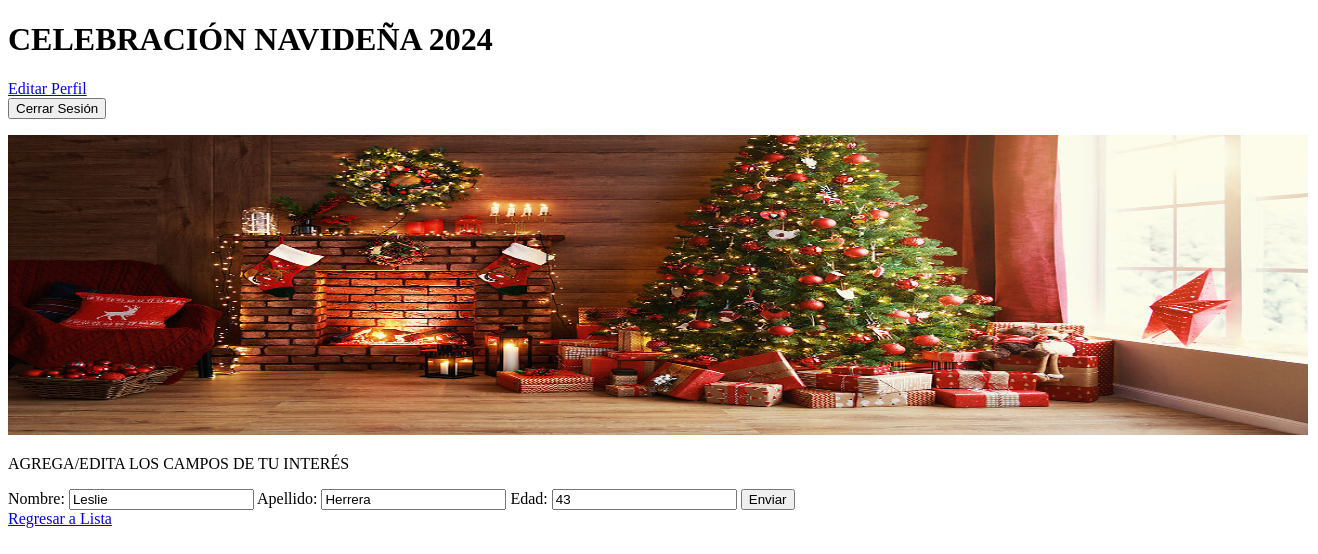
Before: /familiar/editar/30 (signed in) with the older database file.
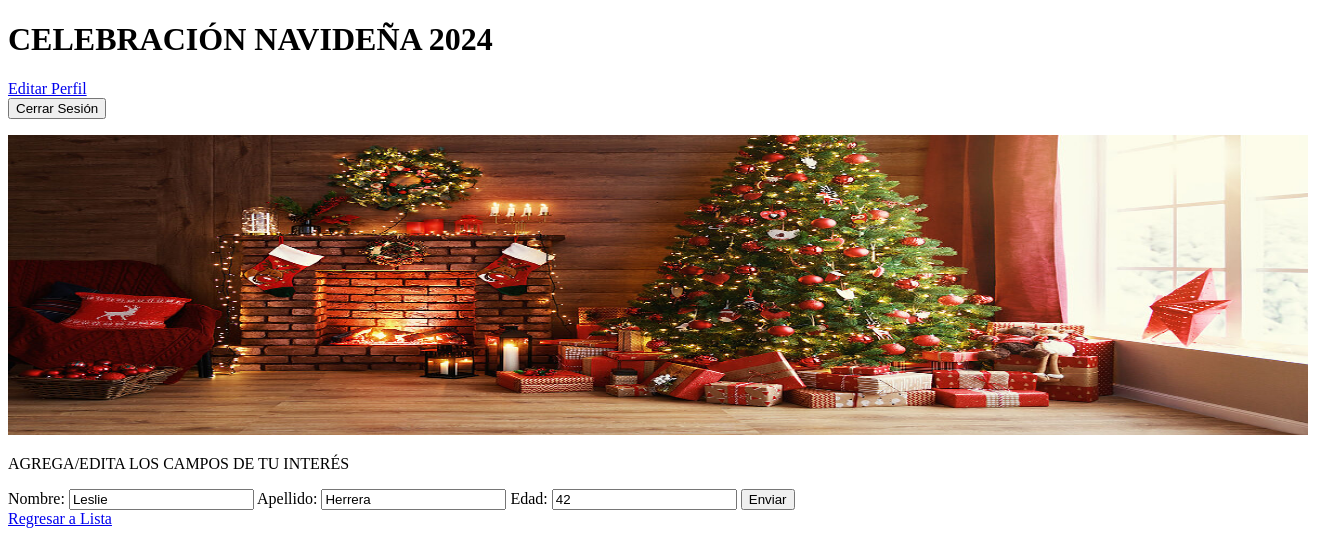
After: the same page with the newer database file.
### appbeto/models.py (models this page shows, shortened)
class Familiar (models.Model):
    nombre = models.CharField(max_length=255)
    apellido = models.CharField(max_length=255)
    edad = models.IntegerField()

### appbeto/views.py (the view)
# urls.py: path('familiar/editar/<int:indice>', views.familiar_editar, name='familiar_editar'),
def familiar_editar(request, indice:int):
	edicion = models.Familiar.objects.get(id=indice)
	if request.method == 'GET':
		form = forms.FamiliarForm(instance=edicion)
	if request.method == 'POST':
		form = forms.FamiliarForm(request.POST, instance=edicion)
		if form.is_valid():
			form.save()
			return redirect ("appbeto:familiar_listado")
	return render(request, 'appbeto/familiar_form.html', {'id_form':form})

### appbeto/forms.py
class FamiliarForm(forms.ModelForm):
    class Meta:
        model = models.Familiar
        fields = "__all__"

### appbeto/templates/appbeto/familiar_form.html (shortened to what this page needs)
{% extends 'appbeto/base.html' %}
{% load static %}
{% block extension %}
<p class="c0">
    <span class="c6">AGREGA/EDITA LOS CAMPOS DE TU INTERÉS</span>
</p>
    <form method="post">
        {{id_form.as_table}}
        <button type="submit"> Enviar </button>
    </form>
    <a href="{% url 'appbeto:familiar_listado' %}">Regresar a Lista</a>
{% endblock extension %}

Changed rows visible on the page:
changed Familiar "Leslie": edad "43" → "42"
